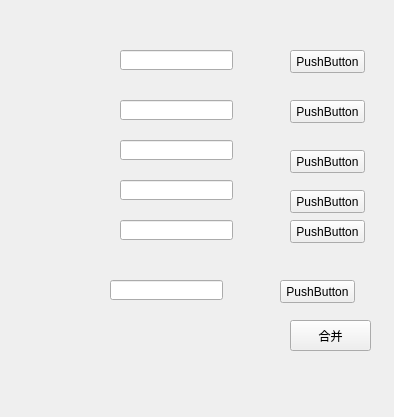
<?xml version="1.0" encoding="UTF-8"?>
<ui version="4.0">
 <class>FormCombine</class>
 <widget class="QWidget" name="FormCombine">
  <property name="geometry">
   <rect>
    <x>0</x>
    <y>0</y>
    <width>394</width>
    <height>417</height>
   </rect>
  </property>
  <property name="windowTitle">
   <string>Form</string>
  </property>
  <widget class="QLineEdit" name="lineEdit">
   <property name="geometry">
    <rect>
     <x>120</x>
     <y>50</y>
     <width>113</width>
     <height>20</height>
    </rect>
   </property>
  </widget>
  <widget class="QLineEdit" name="lineEdit_2">
   <property name="geometry">
    <rect>
     <x>120</x>
     <y>100</y>
     <width>113</width>
     <height>20</height>
    </rect>
   </property>
  </widget>
  <widget class="QLineEdit" name="lineEdit_3">
   <property name="geometry">
    <rect>
     <x>120</x>
     <y>140</y>
     <width>113</width>
     <height>20</height>
    </rect>
   </property>
  </widget>
  <widget class="QLineEdit" name="lineEdit_4">
   <property name="geometry">
    <rect>
     <x>120</x>
     <y>180</y>
     <width>113</width>
     <height>20</height>
    </rect>
   </property>
  </widget>
  <widget class="QLineEdit" name="lineEdit_5">
   <property name="geometry">
    <rect>
     <x>120</x>
     <y>220</y>
     <width>113</width>
     <height>20</height>
    </rect>
   </property>
  </widget>
  <widget class="QPushButton" name="pushButton">
   <property name="geometry">
    <rect>
     <x>290</x>
     <y>50</y>
     <width>75</width>
     <height>23</height>
    </rect>
   </property>
   <property name="text">
    <string>PushButton</string>
   </property>
  </widget>
  <widget class="QPushButton" name="pushButton_2">
   <property name="geometry">
    <rect>
     <x>290</x>
     <y>100</y>
     <width>75</width>
     <height>23</height>
    </rect>
   </property>
   <property name="text">
    <string>PushButton</string>
   </property>
  </widget>
  <widget class="QPushButton" name="pushButton_3">
   <property name="geometry">
    <rect>
     <x>290</x>
     <y>150</y>
     <width>75</width>
     <height>23</height>
    </rect>
   </property>
   <property name="text">
    <string>PushButton</string>
   </property>
  </widget>
  <widget class="QPushButton" name="pushButton_4">
   <property name="geometry">
    <rect>
     <x>290</x>
     <y>190</y>
     <width>75</width>
     <height>23</height>
    </rect>
   </property>
   <property name="text">
    <string>PushButton</string>
   </property>
  </widget>
  <widget class="QPushButton" name="pushButton_5">
   <property name="geometry">
    <rect>
     <x>290</x>
     <y>220</y>
     <width>75</width>
     <height>23</height>
    </rect>
   </property>
   <property name="text">
    <string>PushButton</string>
   </property>
  </widget>
  <widget class="QPushButton" name="pushButton_6">
   <property name="geometry">
    <rect>
     <x>290</x>
     <y>320</y>
     <width>81</width>
     <height>31</height>
    </rect>
   </property>
   <property name="text">
    <string>合并</string>
   </property>
  </widget>
  <widget class="QLineEdit" name="lineEdit_6">
   <property name="geometry">
    <rect>
     <x>110</x>
     <y>280</y>
     <width>113</width>
     <height>20</height>
    </rect>
   </property>
  </widget>
  <widget class="QPushButton" name="pushButton_7">
   <property name="geometry">
    <rect>
     <x>280</x>
     <y>280</y>
     <width>75</width>
     <height>23</height>
    </rect>
   </property>
   <property name="text">
    <string>PushButton</string>
   </property>
  </widget>
 </widget>
 <resources/>
 <connections/>
</ui>
